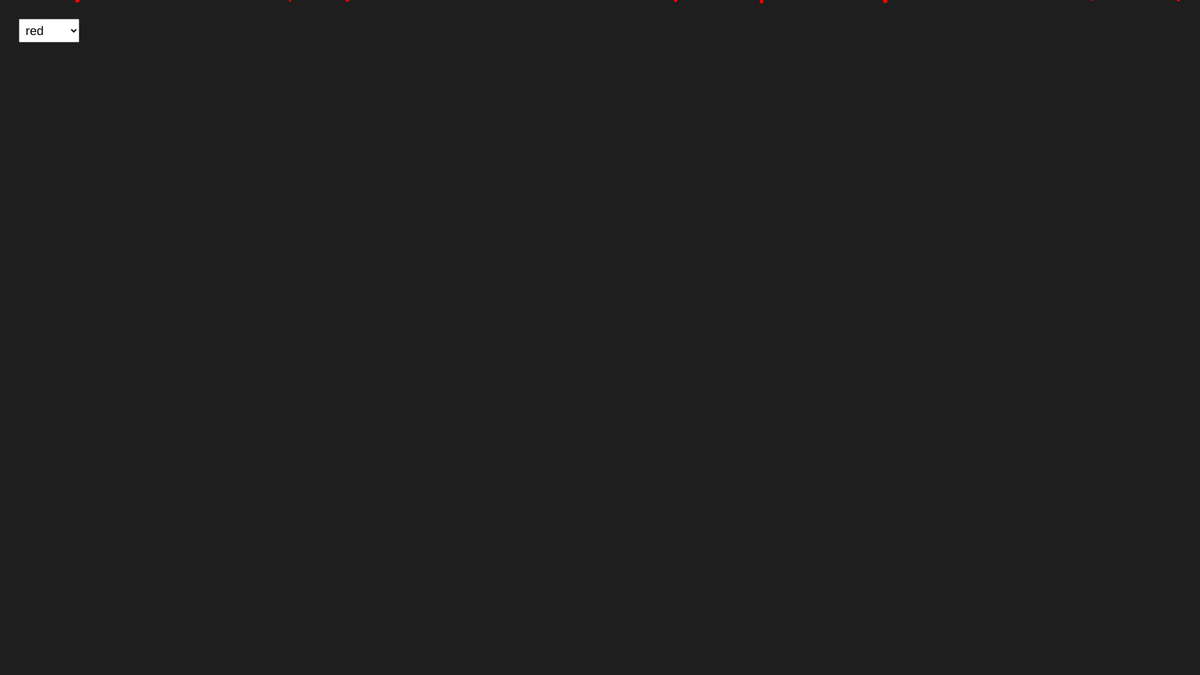
Frame 1 (no input)
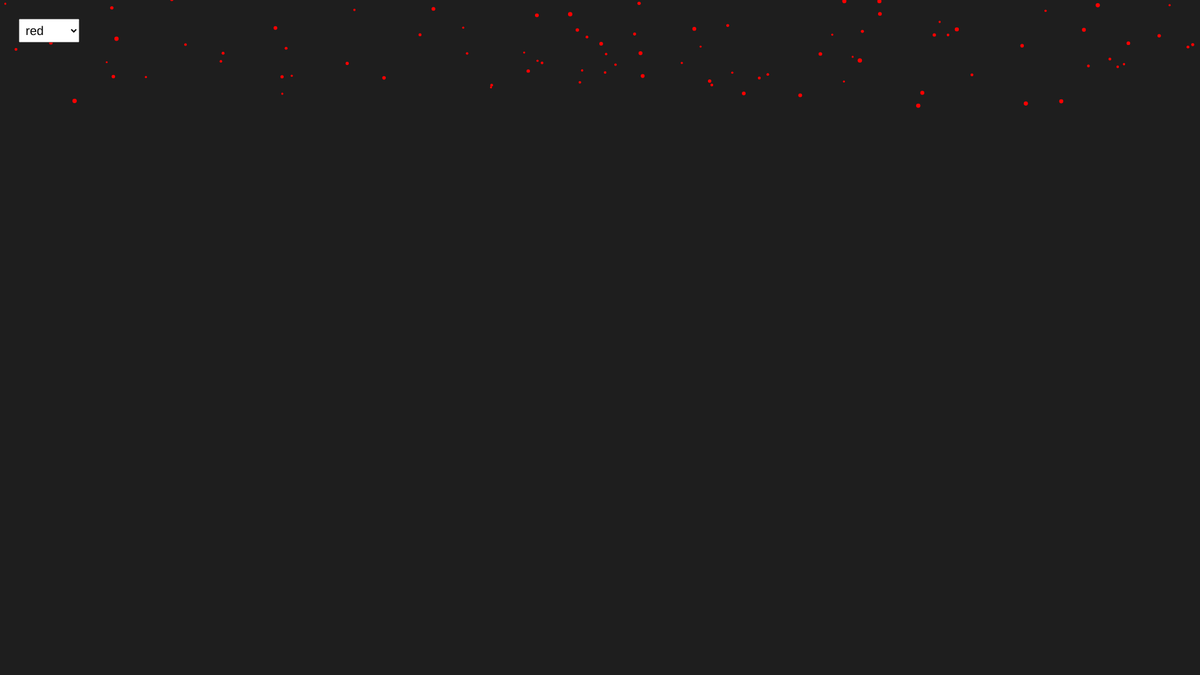
Frame 60 (no input)
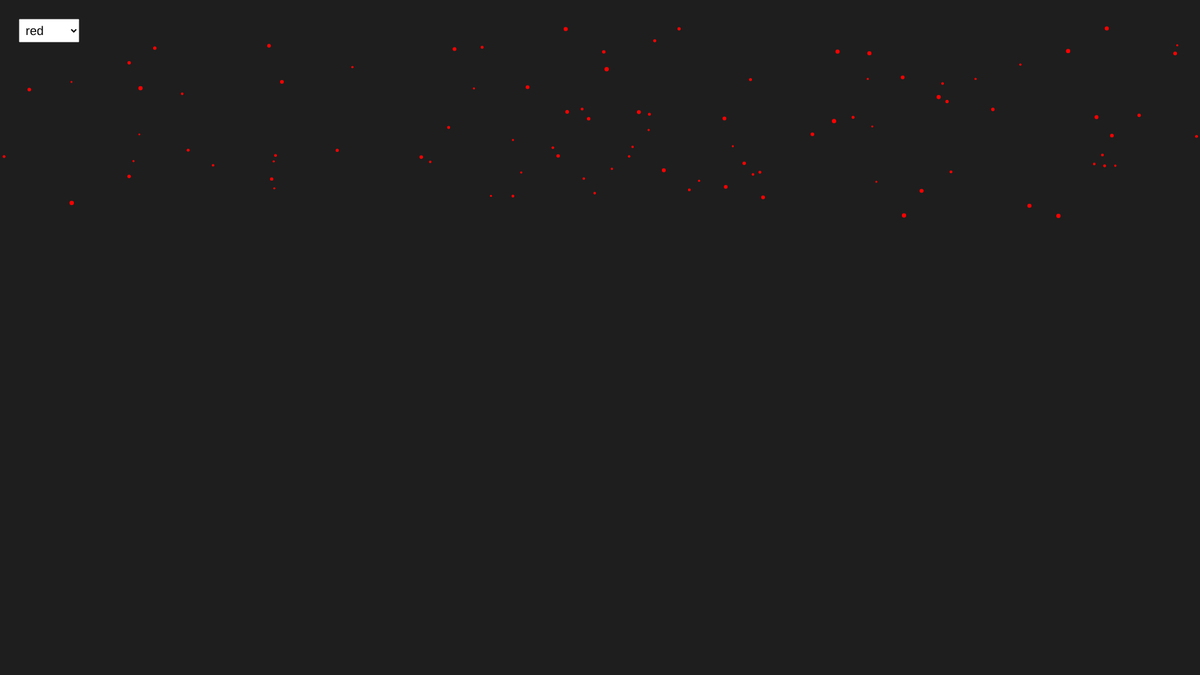
Frame 120 (the mouse pressed at the canvas centre since frame 60)

The p5.js sketch that drew these frames (run headless with seeded random() and noise() and a simulated clock; from frame 60 on, the mouse is pressed at the canvas centre):

// p5.js sketch
// ── sketch.js
// Reference 1: https://p5js.org/reference/p5/push/
// Reference 2: https://p5js.org/examples/classes-and-objects-snowflakes/

let particles = [];
let colorPicker;
let selectedColor = 'red'; // default color

function setup() {
  createCanvas(1920, 1080);
  angleMode(DEGREES);

  //dropdown UI
  colorPicker = createSelect();
  colorPicker.position(30, 30);
  colorPicker.option('red');
  colorPicker.option('green');
  colorPicker.option('blue');
  colorPicker.option('purple');
  colorPicker.option('orange');
  colorPicker.changed(updateSelectedColor);
  colorPicker.style('font-size', '20px');
  colorPicker.style('padding', '6px');

  //particles and push
  for (let i = 0; i < 100; i++) {
    particles.push(new Particle());
  }
}

function draw() {
  background(30);

  for (let i = 0; i < particles.length; i++) {
    particles[i].update();
    particles[i].display();
  }
}

function updateSelectedColor() {
  selectedColor = colorPicker.value();
}

class Particle {
  constructor() {
    this.posX = random(width);
    this.posY = random(-100, 0);
    this.size = random(3, 7);
    this.speedY = random(1, 3);
    this.speedX = random(-1, 1);
  }

  update() {
    this.posY += this.speedY;
    this.posX += this.speedX;

    if (this.posY > height) {
      this.posY = random(-100, 0);
      this.posX = random(width);
    }
  }

  display() {
    noStroke();
    fill(selectedColor);
    ellipse(this.posX, this.posY, this.size);
  }
}
